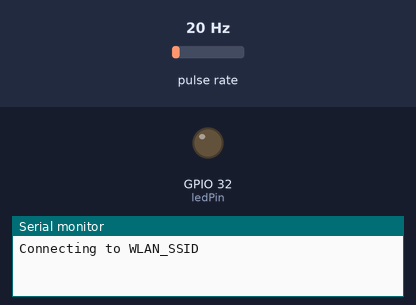
Bench run of a sketch on a simulated ESP32. On the bench: output pins drawn as LEDs (lit = HIGH), the last lines printed to the serial monitor. Wiring (inferred from the names in the program): pulse sensor: data GPIO 25. The test bench sets the inputs (shaded band); at power-on: pulse rate 20 Hz. WiFi joins after 1.5 s; servers stay silent unless stated; no MQTT or app messages arrive unless stated.

Above: at 0.1 s.
At 3.1 s:
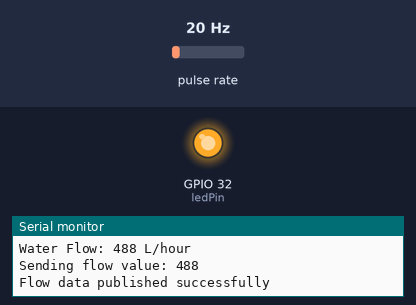
Timing chart, 0 to 4.6 s (numbered marks = the images above):
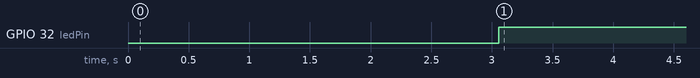

Measured:
- by itself, GPIO 32 (ledPin): LOW → HIGH at 3.1 s

The sketch:

ArduinoCode.ino
```cpp
#include <WiFi.h>
#include "WiFiClientSecure.h"
#include "Adafruit_MQTT.h"
#include "Adafruit_MQTT_Client.h"

volatile int flow_frequency;    // Sensor pulse
unsigned int l_hour;            // Liters / hour
unsigned char flowsensor = 25;  // GPIO pin to which water flow sensor is connected
unsigned char ledPin = 32;      // GPIO pin to which LED is connected
unsigned long currentTime;
unsigned long cloopTime;

/************************* WiFi Access Point *********************************/
#define WLAN_SSID "WLAN_SSID"
#define WLAN_PASS "WLAN_PASSWORD"

/************************* Adafruit.io Setup *********************************/
#define AIO_SERVER      "io.adafruit.com"

// Using port 8883 for MQTTS
#define AIO_SERVERPORT  8883

// Adafruit IO Account Configuration
// (to obtain these values, visit https://io.adafruit.com and click on Active Key)
#define AIO_USERNAME "AIO_USERNAME"
#define AIO_KEY      "AIO_KEY"

/************ Global State (you don't need to change this!) ******************/

// WiFiFlientSecure for SSL/TLS support
WiFiClientSecure client;

// Setup the MQTT client class by passing in the WiFi client and MQTT server and login details.
Adafruit_MQTT_Client mqtt(&client, AIO_SERVER, AIO_SERVERPORT, AIO_USERNAME, AIO_KEY);

// io.adafruit.com root CA
const char* adafruitio_root_ca = \
      "-----BEGIN CERTIFICATE-----\n"
      "ADAFRUİT IO ROOT CERTIFICATE LICENSE KEY"
      "-----END CERTIFICATE-----\n";

/*************************** Sketch Code ************************************/

void flow() // Interrupt
{
  flow_frequency++;
}

void setup()
{
  // Pin modes and initial states settings
  pinMode(flowsensor, INPUT);
  digitalWrite(flowsensor, HIGH);

  pinMode(ledPin, OUTPUT);
  digitalWrite(ledPin, LOW); // Turn off the LED on startup

  Serial.begin(9600);

  // Interrupt setting
  attachInterrupt(digitalPinToInterrupt(flowsensor), flow, RISING);
  sei(); // interrupts on

  currentTime = millis();
  cloopTime = currentTime;

  // WiFi connection
  Serial.print("Connecting to ");
  Serial.println(WLAN_SSID);

  delay(1000);

  WiFi.begin(WLAN_SSID, WLAN_PASS);
  delay(2000);

  while (WiFi.status() != WL_CONNECTED)
  {
    delay(500);
    Serial.print(".");
  }
  Serial.println();

  Serial.println("WiFi connected");
  Serial.println("IP address: ");
  Serial.println(WiFi.localIP());

  // Setting the root CA of Adafruit IO
  client.setCACert(adafruitio_root_ca);
}

void loop()
{
  MQTT_connect();

  currentTime = millis();

  // Counting the number of pulses per second and calculating liter-hours
  if (currentTime >= (cloopTime + 1000))
  {
    cloopTime = currentTime; // Update seconds
    l_hour = (flow_frequency * 60 / 7.5); // Liter calculation: Frequency * 60 / 7.5
    flow_frequency = 0; // Reset the counter

    Serial.print("Water Flow: ");
    Serial.print(l_hour, DEC);
    Serial.println(" L/hour");

    // If there is water flow, turn the LED on, otherwise turn it off
    if (l_hour > 0)
    {
      digitalWrite(ledPin, HIGH); // Turn on the LED
      // Send the water flow via MQTT
      publishFlowData();
    }
    else
    {
      digitalWrite(ledPin, LOW); // Turn off the LED
    }
  }

  // Process MQTT packets
  mqtt.processPackets(10000);

  // If the MQTT server cannot be pinged, close the connection and try again
  if (!mqtt.ping())
  {
    mqtt.disconnect();
  }
}

// Function to connect and reconnect as necessary to the MQTT server.
// Should be called in the loop function and it will take care if connecting.
void MQTT_connect() {
  int8_t ret;

  // Stop if already connected.
  if (mqtt.connected()) {
    return;
  }

  Serial.print("Connecting to MQTT... ");

  uint8_t retries = 3;
  while ((ret = mqtt.connect()) != 0) { // connect will return 0 for connected
       Serial.println(mqtt.connectErrorString(ret));
       Serial.println("Retrying MQTT connection in 5 seconds...");
       mqtt.disconnect();
       delay(5000);  // wait 5 seconds
       retries--;
       if (retries == 0) {
         // basically die and wait for WDT to reset me
         while (1);
       }
  }

  Serial.println("MQTT Connected!");
}

// Publish the water flow over MQTT
void publishFlowData()
{
  // Send the liter/hour value to the "flow" feed
  Adafruit_MQTT_Publish flow = Adafruit_MQTT_Publish(&mqtt, AIO_USERNAME "/feeds/flow");
  Serial.print(F("\nSending flow value: "));
  Serial.println(l_hour);
  if (!flow.publish(l_hour))
  {
    Serial.println(F("Failed to publish flow data"));
  }
  else
  {
    Serial.println(F("Flow data published successfully"));
  }
}
```
